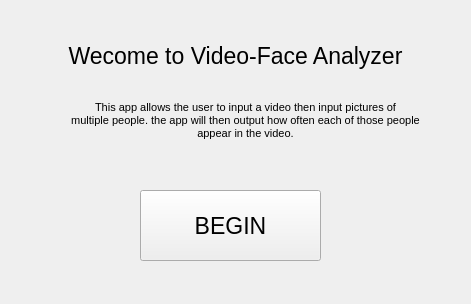
<?xml version="1.0" encoding="UTF-8"?>
<ui version="4.0">
 <class>Form</class>
 <widget class="QWidget" name="Form">
  <property name="geometry">
   <rect>
    <x>0</x>
    <y>0</y>
    <width>471</width>
    <height>304</height>
   </rect>
  </property>
  <property name="windowTitle">
   <string>Form</string>
  </property>
  <widget class="QLabel" name="label">
   <property name="geometry">
    <rect>
     <x>30</x>
     <y>30</y>
     <width>411</width>
     <height>51</height>
    </rect>
   </property>
   <property name="font">
    <font>
     <pointsize>17</pointsize>
    </font>
   </property>
   <property name="text">
    <string>Wecome to Video-Face Analyzer</string>
   </property>
   <property name="alignment">
    <set>Qt::AlignCenter</set>
   </property>
  </widget>
  <widget class="QLabel" name="label_2">
   <property name="geometry">
    <rect>
     <x>40</x>
     <y>90</y>
     <width>411</width>
     <height>61</height>
    </rect>
   </property>
   <property name="font">
    <font>
     <pointsize>8</pointsize>
    </font>
   </property>
   <property name="text">
    <string>This app allows the user to input a video then input pictures of 
multiple people. the app will then output how often each of those people 
appear in the video.</string>
   </property>
   <property name="alignment">
    <set>Qt::AlignCenter</set>
   </property>
  </widget>
  <widget class="QPushButton" name="pushButton">
   <property name="geometry">
    <rect>
     <x>140</x>
     <y>190</y>
     <width>181</width>
     <height>71</height>
    </rect>
   </property>
   <property name="font">
    <font>
     <pointsize>17</pointsize>
    </font>
   </property>
   <property name="text">
    <string>BEGIN</string>
   </property>
  </widget>
 </widget>
 <resources/>
 <connections/>
</ui>
